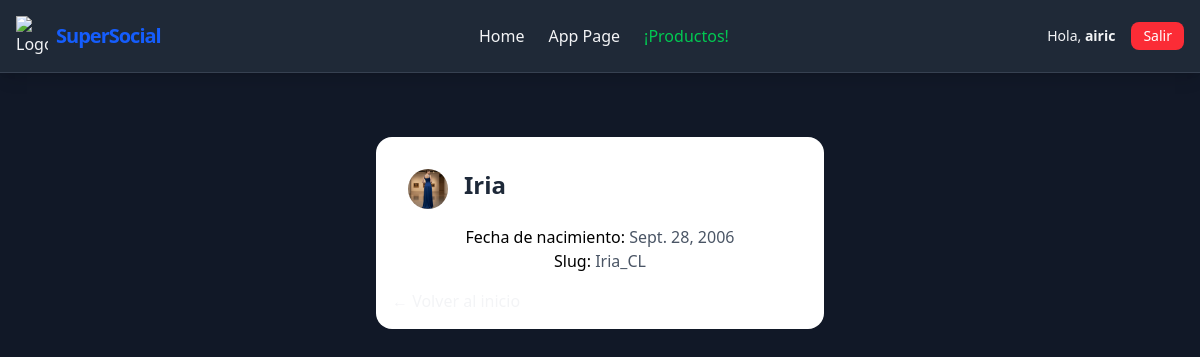
Page /Super_Social/Person/Iria_CL/ (signed in) on the committed database.
### Super_Social/models.py (models this page shows, shortened)
class Person(models.Model):
    name = models.CharField(max_length=50)
    birth = models.DateField()
    slug = models.SlugField()
    picture = models.ImageField(default='def_user.png', blank=True)

### Super_Social/views.py (the view)
# urls.py: path('Person/<slug:slug>/', views.person, name='person'),
def person(request, slug):
    my_person = Person.objects.get(slug = slug)
    return render(request, 'Person.html', {'person': my_person})

### Super_Social/templates/Person.html (shortened to what this page needs)
<!DOCTYPE html>
{% extends "base.html" %}
{% load static %}
{% block content %}
<div class="max-w-md mx-auto mt-10 p-4 bg-white dark:bg-gray-800 rounded-2xl">
  <div class="p-4 flex items-center">
    <img src="{{person.picture.url}}" class="rounded-full w-10 mr-4"/>
    <h1 class="text-2xl font-bold text-gray-800 dark:text-white mb-2">{{ person.name }}</h1>
  </div>
  <div class="text-center">
    <p class="text-gray-600 dark:text-gray-300"><span class="text-black dark:text-white">Fecha de nacimiento:</span> {{ person.birth }}</p>
    <p class="text-gray-600 dark:text-gray-300"><span class="text-black dark:text-white">Slug:</span> {{ person.slug }}</p>
  </div>
  <div class="mt-4">
      <a href="{% url 'home' %}" class="hover:text-blue-500">← Volver al inicio</a>
  </div>
</div>
{% endblock content %}

### theme/templates/base.html (shortened to what this page needs)
<!DOCTYPE html>
{% load static tailwind_tags %}
<html lang="es" class="dark">
<head>
    {% tailwind_css %}
</head>
<body class="bg-gray-100 dark:bg-gray-900 min-h-screen">
    <header class="p-4 shadow-lg sticky top-0 z-50 flex justify-between items-center bg-white">
        <div class="flex items-center space-x-2">
            <img src="{% static 'img/favicon-16x16.png' %}" class="w-8" alt="Logo"/>
            <h1 class="text-xl font-black tracking-tighter text-blue-600 dark:text-blue-400">SuperSocial</h1>
        </div>
        <nav class="hidden md:flex space-x-6 mx-auto font-medium">
            <a href="{% url 'home' %}" class="hover:text-blue-500 transition-colors">Home</a>
            <a href="{% url 'Super_Social:app_page' %}" class="hover:text-blue-500 transition-colors">App Page</a>
            {% if user.is_authenticated %}
                <a href="{% url 'Super_Social:post_new' %}" class="text-green-500">¡Productos!</a>
            {% endif %}
        </nav>
        <div class="flex items-center space-x-4">
            {% if user.is_authenticated %}
                <span class="text-sm hidden sm:block">Hola, <b>{{ user.username }}</b></span>
                <form action="{% url 'users:logout' %}" method="post" class="m-0">
                    <button type="submit" class="bg-red-500 hover:bg-red-600 text-white px-3 py-1 rounded-lg text-sm transition-all">Salir</button>
                </form>
            {% else %}
                <a href="{% url 'users:login' %}" class="text-sm font-bold">Login</a>
                <a href="{% url 'users:register' %}" class="bg-blue-500 hover:!bg-blue-600 dark:hover:text-blue-400 text-white px-3 py-1 rounded-lg text-sm font-medium transition-all">Regístrate</a>
            {% endif %}
        </div>
    </header>
    <main class="max-w-4xl mx-auto p-4 sm:p-6">
        {% block content %}
            {% endblock %}
    </main>
</body>
</html>

### theme/templates/base.html (style rules this page uses)
.dark body { background-color: #111827 !important; color: #f3f4f6 !important; }
.dark header { background-color: #1f2937 !important; border-bottom: 1px solid #374151 !important; }
body { transition: background-color 0.3s ease; font-family: ui-sans-serif, system-ui, sans-serif; }

### rows in the picture
Person: picture (picture), name "Iria", birth "Sept. 28, 2006", slug "Iria_CL"

### other values in the picture
{{ user.username }} "airic"
